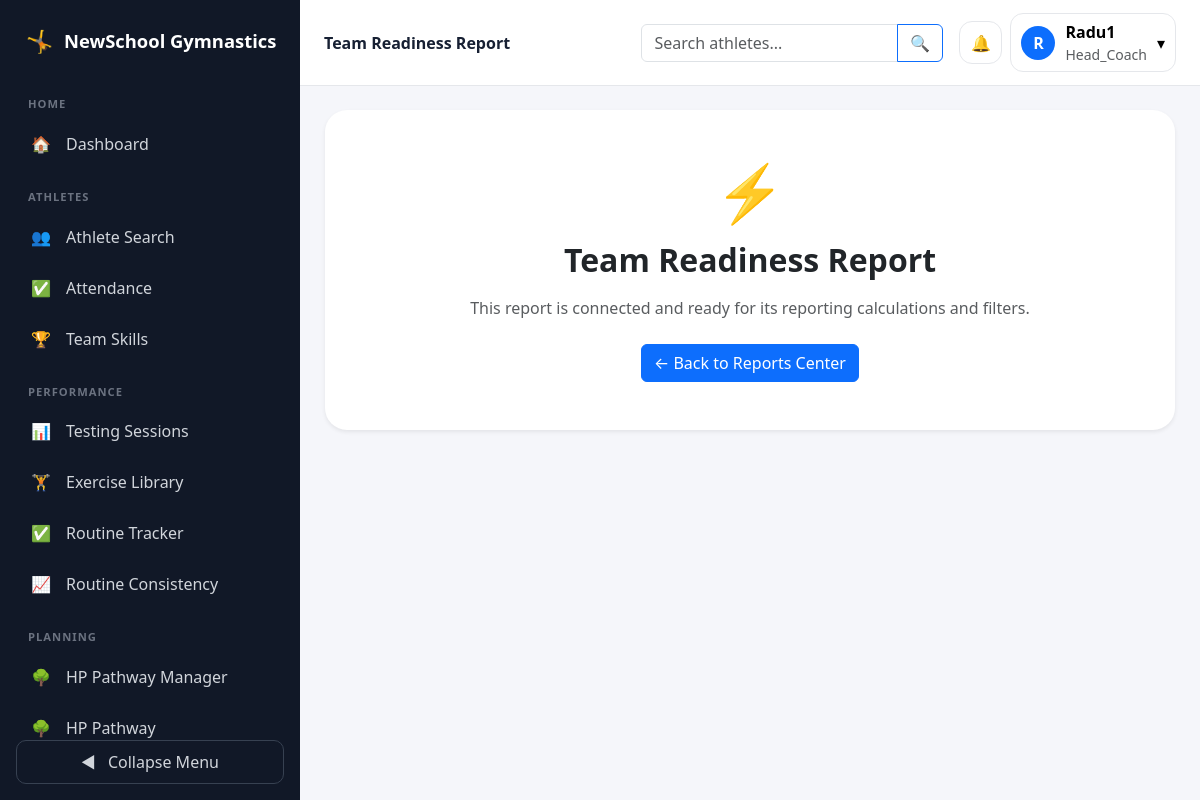
Screenshot of /reports/team-readiness/ (signed in) with the database file from the repository.
### accounts/models.py (models this page shows, shortened)
class User(AbstractUser):
    ROLE_CHOICES = [
        ('admin', 'Platform Admin'),
        ('director', 'Gym Director'),
        ('head_coach', 'Head Coach'),
        ('coach', 'Coach'),
        ('athlete', 'Athlete'),
        ('parent', 'Parent'),
    ]
    role = models.CharField(
        max_length=20,
        choices=ROLE_CHOICES
    )

### reports/views.py (the view)
@login_required
def team_readiness_report(request):
    if not coach_report_access_required(request):
        return render_report_denied(request)
    return render(
        request,
        'reports/report_placeholder.html',
        {
            'report_title': (
                'Team Readiness Report'
            ),
            'report_icon': '⚡',
        }
    )

### communications/models.py (called while the page is built)
    def unread_count(self):
        messages = self.conversation.messages.exclude(
            sender=self.user
        )
        if self.last_read_at:
            messages = messages.filter(
                created_at__gt=self.last_read_at
            )
        return messages.count()

### reports/views.py (called while the page is built)
def coach_report_access_required(request):
    return request.user.role in [
        'coach',
        'head_coach',
    ]

### reports/templates/reports/report_placeholder.html (shortened to what this page needs)
{% extends "base.html" %}
{% block page_header %}{{ report_title }}{% endblock %}
{% block content %}
<div
    class="card border-0 shadow-sm mx-auto"
    style="max-width: 850px; border-radius: 22px;"
>
    <div class="card-body text-center p-5">
        <div class="display-4 mb-3">
            {{ report_icon }}
        </div>
        <h2 class="fw-bold mb-3">
            {{ report_title }}
        </h2>
        <p class="text-muted mb-4">
            This report is connected and ready for its
            reporting calculations and filters.
        </p>
        <a
            href="{% url 'report_center' %}"
            class="btn btn-primary"
        >
            ← Back to Reports Center
        </a>
    </div>
</div>
{% endblock %}

### templates/base.html (shortened to what this page needs)
<!DOCTYPE html>
<html lang="en">
<head>
    <link
        href="https://cdn.jsdelivr.net/npm/bootstrap@5.3.3/dist/css/bootstrap.min.css"
        rel="stylesheet"
    >
</head>
<body>
<div class="d-flex app-shell">
    {% if user.is_authenticated %}
        <nav class="sidebar" id="sidebar">
            <div class="sidebar-brand">
                <span class="sidebar-brand-icon">🤸</span>
                <span class="brand-text">NewSchool Gymnastics</span>
            </div>
            <div class="sidebar-navigation">
                {% if user.role == 'director' %}
                    <div class="sidebar-section">Gym Management</div>
                    <a href="{% url 'director_dashboard' %}" class="sidebar-link">
                        <span class="sidebar-icon">🏢</span>
                        <span class="sidebar-label">Director Dashboard</span>
                    </a>
                    <a href="{% url 'people_management' %}" class="sidebar-link">
                        <span class="sidebar-icon">👥</span>
                        <span class="sidebar-label">Manage People</span>
                    </a>
                    <a href="{% url 'director_event_list' %}" class="sidebar-link">
                        <span class="sidebar-icon">📅</span>
                        <span class="sidebar-label">Gym Events</span>
                    </a>
                    <a href="{% url 'create_training_group' %}" class="sidebar-link">
                        <span class="sidebar-icon">🤸</span>
                        <span class="sidebar-label">Create Training Group</span>
                    </a>
                {% elif user.role == 'coach' or user.role == 'head_coach' %}
                    <div class="sidebar-section">Home</div>
                    <a href="{% url 'coach_dashboard' %}" class="sidebar-link">
                        <span class="sidebar-icon">🏠</span>
                        <span class="sidebar-label">Dashboard</span>
                    </a>
                    <div class="sidebar-section">Athletes</div>
                    <a href="{% url 'athlete_search' %}" class="sidebar-link">
                        <span class="sidebar-icon">👥</span>
                        <span class="sidebar-label">Athlete Search</span>
                    </a>
                    <a href="{% url 'take_attendance' %}" class="sidebar-link">
                        <span class="sidebar-icon">✅</span>
                        <span class="sidebar-label">Attendance</span>
                    </a>
                    <a href="{% url 'team_skills_dashboard' %}" class="sidebar-link">
                        <span class="sidebar-icon">🏆</span>
                        <span class="sidebar-label">Team Skills</span>
                    </a>
                    <div class="sidebar-section">Performance</div>
                    <a href="{% url 'testing_session_list' %}" class="sidebar-link">
                        <span class="sidebar-icon">📊</span>
                        <span class="sidebar-label">Testing Sessions</span>
                    </a>
                    <a href="{% url 'testing_exercise_list' %}" class="sidebar-link">
                        <span class="sidebar-icon">🏋️</span>
                        <span class="sidebar-label">Exercise Library</span>
                    </a>
                    <a href="{% url 'routine_tracker:daily_routine_tracker' %}" class="sidebar-link">
                        <span class="sidebar-icon">✅</span>
                        <span class="sidebar-label">Routine Tracker</span>
                    </a>
                    <a href="{% url 'routine_tracker:routine_consistency_summary' %}" class="sidebar-link">
                        <span class="sidebar-icon">📈</span>
                        <span class="sidebar-label">Routine Consistency</span>
                    </a>
                    <div class="sidebar-section">Planning</div>
                    {% if user.role == 'head_coach' %}
                        <a href="{% url 'pathway:pathway_manager' %}" class="sidebar-link">
                            <span class="sidebar-icon">🌳</span>
                            <span class="sidebar-label">HP Pathway Manager</span>
                        </a>
                    {% endif %}
                    <a href="{% url 'pathway:pathway_overview' %}" class="sidebar-link">
                        <span class="sidebar-icon">🌳</span>
                        <span class="sidebar-label">HP Pathway</span>
                    </a>
                {% endif %}
            </div>
            <button type="button" class="sidebar-toggle" id="sidebar-toggle">
                <span id="toggle-icon">◀</span>
                <span class="toggle-label ms-2">Collapse Menu</span>
            </button>
        </nav>
    {% endif %}
    <div class="main-area">
        <header class="topbar">
            <div class="d-flex justify-content-between align-items-center gap-3">
                <div class="d-flex align-items-center gap-3">
                    <div class="topbar-title">
                        {% block page_header %}Dashboard{% endblock %}
                    </div>
                </div>
                {% if user.is_authenticated %}
                    <div class="d-flex align-items-center gap-2 ms-auto">
                        {% if user.role == 'coach' or user.role == 'head_coach' %}
                            <form method="get" action="{% url 'athlete_search' %}" class="topbar-search me-2">
                                <div class="input-group">
                                    <input
                                        type="search"
                                        name="q"
                                        class="form-control"
                                        placeholder="Search athletes..."
                                    >
                                    <button class="btn btn-outline-primary" type="submit">🔍</button>
                                </div>
                            </form>
                        {% endif %}
                        <div class="dropdown">
                            <button
                                class="notification-button"
                                type="button"
                                data-bs-toggle="dropdown"
                                data-bs-auto-close="outside"
                            >
                                🔔
                            </button>
                        </div>
                        <div class="dropdown">
                            <button
                                class="user-menu-button"
                                type="button"
                                data-bs-toggle="dropdown"
                            >
                                <span class="user-avatar">
                                    {% if user.first_name %}{{ user.first_name|first }}{% else %}{{ user.username|first }}{% endif %}
                                </span>
                                <span class="user-menu-details text-start">
                                    <span class="d-block fw-semibold">
                                        {{ user.get_full_name|default:user.username }}
                                    </span>
                                    <span class="d-block small text-muted">{{ user.role|title }}</span>
                                </span>
                                <span>▾</span>
                            </button>
                        </div>
                    </div>
                {% endif %}
            </div>
        </header>
        <main class="main-content">
            {% block content %}{% endblock %}
        </main>
    </div>
</div>
</body>
</html>

### templates/base.html (style rules this page uses)
:root { --app-background: #f5f6fa; --sidebar-background: #111827; --sidebar-hover: #1f2937; --sidebar-border: #273244; --sidebar-text: #d1d5db; --sidebar-muted: #6b7280; --topbar-border: #e5e7eb; --primary-soft: #eef4ff; }
body { min-height: 100vh; margin: 0; overflow-x: hidden; background: var(--app-background); }
.app-shell { min-height: 100vh; }
.sidebar { position: sticky; top: 0; width: 300px; height: 100vh; display: flex; flex-direction: column; flex-shrink: 0; overflow: hidden; padding: 16px; background: var(--sidebar-background); transition: width 0.25s ease; z-index: 1040; }
.sidebar-brand { display: flex; align-items: center; gap: 10px; min-height: 58px; padding: 10px 8px 18px; color: white; font-size: 1.15rem; font-weight: 800; white-space: nowrap; }
.sidebar-brand-icon { width: 30px; flex-shrink: 0; text-align: center; font-size: 1.35rem; }
.sidebar-navigation { flex-grow: 1; overflow-x: hidden; overflow-y: auto; padding-bottom: 12px; scrollbar-width: none; -ms-overflow-style: none; }
.sidebar-section { margin: 22px 12px 8px; color: var(--sidebar-muted); font-size: 0.7rem; font-weight: 800; letter-spacing: 0.09em; text-transform: uppercase; white-space: nowrap; }
.sidebar-link { position: relative; display: flex; align-items: center; gap: 12px; width: 100%; margin-bottom: 5px; padding: 11px 12px; border: 0; border-radius: 10px; background: transparent; color: var(--sidebar-text); text-align: left; text-decoration: none; white-space: nowrap; }
.sidebar-icon { position: relative; width: 26px; min-width: 26px; flex-shrink: 0; text-align: center; }
.sidebar-toggle { width: 100%; padding: 9px 12px; border: 1px solid #374151; border-radius: 10px; background: transparent; color: var(--sidebar-text); }
.main-area { min-width: 0; flex-grow: 1; }
.topbar { position: sticky; top: 0; z-index: 1020; min-height: 72px; padding: 13px 24px; border-bottom: 1px solid var(--topbar-border); background: rgba(255, 255, 255, 0.96); backdrop-filter: blur(12px); }
.topbar-title { color: #172033; font-weight: 800; }
.topbar-search { width: min(420px, 100%); }
.main-content { padding: 24px; }
.notification-button { position: relative; width: 43px; height: 43px; display: inline-flex; align-items: center; justify-content: center; padding: 0; border: 1px solid #e5e7eb; border-radius: 13px; background: white; }
.user-menu-button { display: flex; align-items: center; gap: 10px; padding: 6px 10px; border: 1px solid #e5e7eb; border-radius: 13px; background: white; }
.user-avatar { width: 34px; height: 34px; display: inline-flex; align-items: center; justify-content: center; border-radius: 50%; background: #0d6efd; color: white; font-weight: 800; text-transform: uppercase; }

### rows the page displays
User: username|first "R", get_full_name "Radu1", role "Head_Coach"

### other values shown
{{ report_title }} "Team Readiness Report"
{{ report_icon }} "⚡"
